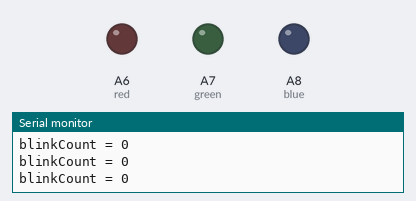
This sketch was run on a simulated Teensy 4. On the bench: output pins drawn as LEDs (lit = HIGH), the last lines printed to the serial monitor.

Above: at 0.5 s.
At 2.5 s:
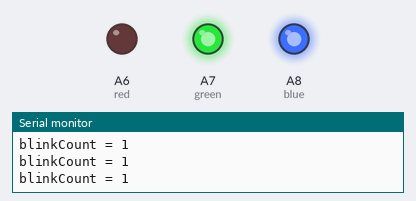
At 3.5 s:
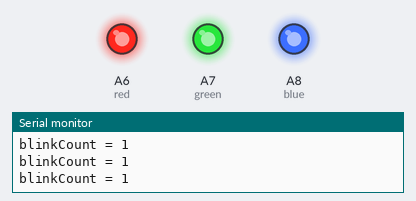
At 4.5 s:
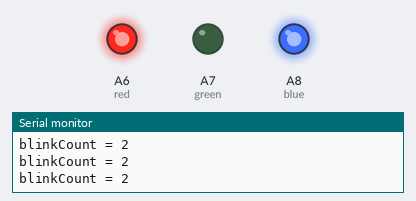
At 6.5 s:
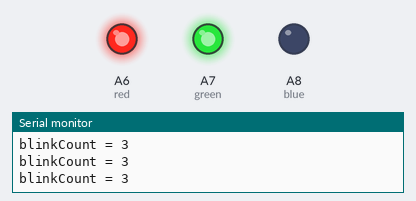
Timing chart, 0 to 7.8 s (numbered marks = the images above):
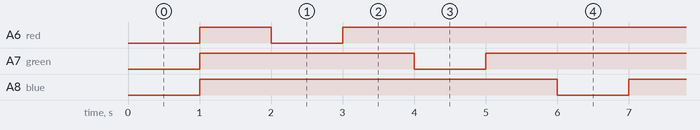

Measured:
- by itself, A6 (red), A7 (green): repeats every 6.0 s: LOW 1.0 s, HIGH 5.0 s
- by itself, A8 (blue): alternates HIGH for 5.0 s and LOW for 1.0 s
- by itself, everything shown: repeats every 6.0 s, in 6 steps

The sketch:

led_blink.ino
```cpp
// Create an IntervalTimer object
IntervalTimer myTimer;
const int red = 20;
const int blue = 22;
const int green = 21;
//const int ledPin = 13;  // the pin with a LED


void setup(void) {
  pinMode(red, OUTPUT);
  pinMode(green, OUTPUT);
  pinMode(blue, OUTPUT);
  Serial.begin(9600);
  myTimer.begin(blinkLED, 1000000);  // blinkLED to run every 0.15 seconds
}

// The interrupt will blink the LED, and keep
// track of how many times it has blinked.

int colorCode = 0;
int ledState = LOW;
volatile unsigned long blinkCount = 0; // use volatile for shared variables

// functions called by IntervalTimer should be short, run as quickly as
// possible, and should avoid calling other functions if possible.
void blinkLED(void) {
  if (ledState == HIGH) {
    ledState = LOW;
    blinkCount = blinkCount + 1;  // increase when LED turns on
  } else {
    ledState = HIGH;
  }
  switch(colorCode){
  case 0: digitalWrite(red, ledState);
          digitalWrite(blue, HIGH);
          digitalWrite(green, HIGH);
          break;
  case 1: digitalWrite(green, ledState);
          digitalWrite(red, HIGH);
          digitalWrite(blue, HIGH);
          break;
  case 2: digitalWrite(blue, ledState);
          digitalWrite(green, HIGH);
          digitalWrite(red, HIGH);
          break;
  }
}

// The main program will print the blink count
// to the Arduino Serial Monitor
void loop(void) {
  unsigned long blinkCopy;  // holds a copy of the blinkCount

  // to read a variable which the interrupt code writes, we
  // must temporarily disable interrupts, to be sure it will
  // not change while we are reading.  To minimize the time
  // with interrupts off, just quickly make a copy, and then
  // use the copy while allowing the interrupt to keep working.
  noInterrupts();
  blinkCopy = blinkCount;
  interrupts();
  colorCode = blinkCopy % 3;
  Serial.print("blinkCount = ");
  Serial.println(blinkCopy);
  delay(100);
}
```
